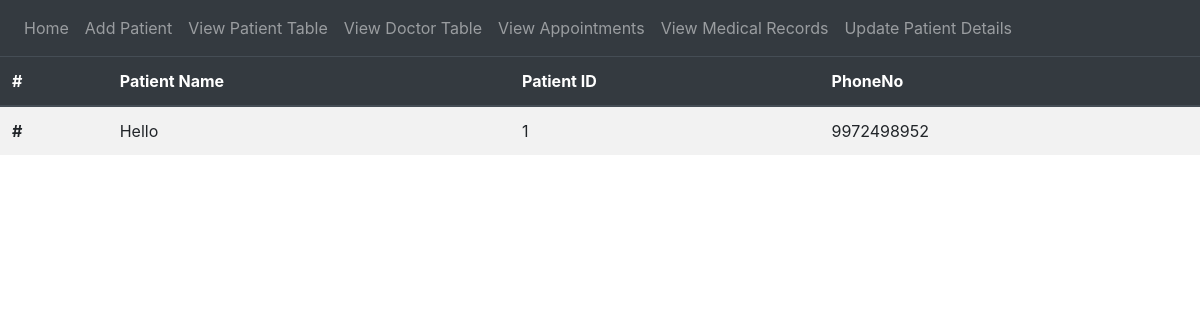
Page /patientTable on the committed database.
### tables this page shows
CREATE TABLE PATIENT (
            Name VARCHAR(255) NOT NULL,
            ID INTEGER PRIMARY KEY,
            PhoneNo INT NOT NULL UNIQUE
        );

### website/views.py (the view)
@views.route('/patientTable')
def patientTable():
    conn = sql.connect("hospital.db")
    conn.row_factory = sql.Row
    cur = conn.cursor()
    cur.execute("""DROP VIEW IF EXISTS PATIENT_VIEW""")
    pat_view = """ CREATE VIEW PATIENT_VIEW AS SELECT * FROM PATIENT;"""
    cur.execute(pat_view)
    cur.execute("Select * from PATIENT_VIEW")
    rows = cur.fetchall()
    return render_template("patientTable.html", rows = rows)

### website/templates/patientTable.html (shortened to what this page needs)
{% extends "base.html" %}
{% block content %}
<table class="table table-striped">
    <thead class = "thead-dark">
        <tr>
            <th scope = "col">#</th>
            <th scope = "col">Patient Name</th>
            <th scope = "col">Patient ID</th>
            <th scope = "col">PhoneNo</th>
        </tr>
    </thead>
    <tbody>
    {% for row in rows %}
        <tr>
            <th scope = "row">#</th>
            <td>{{row['Name']}}</td>
            <td>{{row['ID']}}</td>
            <td>{{row['PhoneNo']}}</td>
        </tr>
    {% endfor %}
    </tbody>
</table>
{% endblock %}

### rows in the picture
PATIENT: Name "Hello", ID "1", PhoneNo "9972498952"
